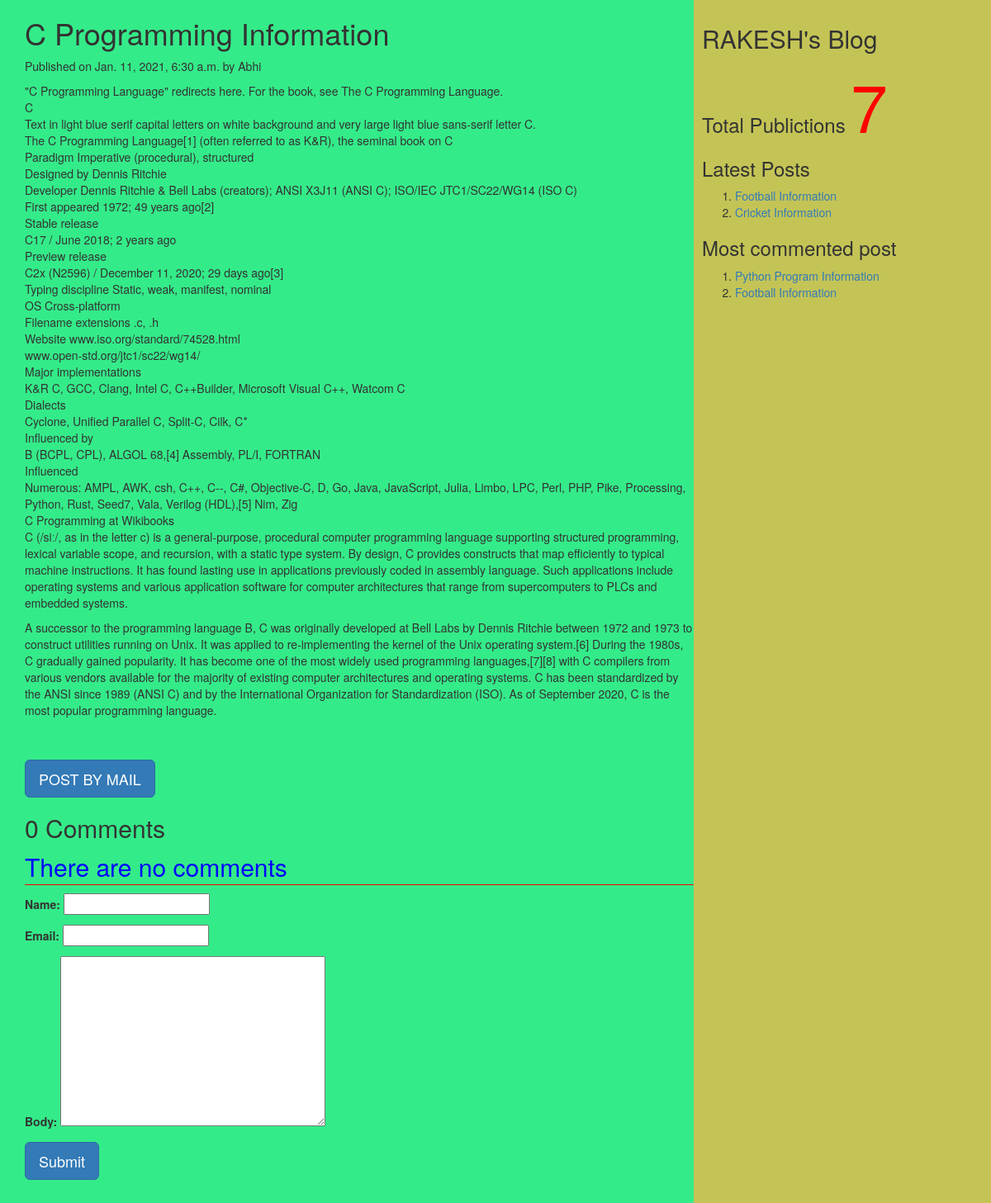
The app's page /2021/01/11/c-programming-information with its own data.
### myApp/models.py (models this page shows, shortened)
class Post(models.Model):
          tags=TaggableManager()
          STATUS_CHOICES=(('draft','Draft'),('published','Published'))
          title=models.CharField(max_length=256)
          slug=models.SlugField(max_length=264,unique_for_date='publish')
          author=models.ForeignKey(User,related_name='blog_posts',on_delete= models.CASCADE)
          body=models.TextField()
          publish=models.DateTimeField(default=timezone.now)
          created=models.DateTimeField(auto_now_add=True)
          updated=models.DateTimeField(auto_now=True)
          status= models.CharField(max_length=10,choices=STATUS_CHOICES,default='draft')
          objects=CustomManager()
          class Meta:
                ordering=('-publish',)
          def get_absolute_url(self):
                return reverse('post_detail',args=[self.publish.year,self.publish.strftime('%m'),self.publish.strftime('%d'),self.slug])

### myApp/views.py (the view, shortened to what this page needs)
# urls.py: url(r'(?P<year>\d{4})/(?P<month>\d{2})/(?P<day>\d{2})/(?P<post>[-\w]+)',views.post_detail_view,name='post_detail'),
def post_detail_view(request,year,month,day,post):
    post=get_object_or_404(Post,slug=post,publish__year=year,publish__month=month,publish__day=day)
    comments=post.comments.filter(active=True)
    csubmit=False
    form=CommentForm()
    d={'post':post,'form':form,'csubmit':csubmit,'comments':comments}
    return render(request,'myApp/post_detail.html',d)

### myApp/forms.py
class CommentForm(forms.ModelForm):
    class Meta:
        model=Comment
        fields=('name','email','body')

### myApp/models.py (called while the page is built)
    def get_queryset(self):
        return super().get_queryset().filter(status='published')

### myApp/templatetags/mytags.py (called while the page is built)
@register.simple_tag
def total_posts():
    return Post.objects.count()

@register.inclusion_tag('myApp/latest_post.html')
def show_latest_posts(count=3):
    latest_posts=Post.objects.order_by('-publish')[:count]
    return {'latest_posts':latest_posts}

@register.simple_tag
def get_most_commented_posts(count=2):
    return Post.objects.annotate(total_comments=Count('comments')).order_by('-total_comments')[:count]

### templates/myApp/post_detail.html (shortened to what this page needs)
<html>
    {%extends 'myApp/parent.html'%}
        {%block content_block%}
        <h1>{{post.title}}</h1>
        <p>Published on {{post.publish}} by {{post.author|title}}</p>
        {{post.body|linebreaks}} <br><br>
        <a href="/{{post.id}}/share" class='btn btn-lg btn-primary'>POST BY MAIL</a>
        {%with comments.count as comments_count%}
        <h2>{{comments_count}} Comment{{comments_count|pluralize}}</h2>
        {%endwith%}
        {%if comments%}
         {%for c in comments%}
         <p>Comment {{forloop.counter}} by {{c.name}}</p>
        <div>{{c.body|linebreaks}}</div>
        <hr>
        {%endfor%}
        {%else%}
         <p style="color:blue;font-size:30px;font-style:bold;border-bottom:1px red solid;">There are no comments</p>
        {%endif%}
         {%if csubmit%}
         <h2>Thank you..Your comment has been added successfully!!</h2>
         {%else%}
         <form  method="post">
           {{form.as_p}}
           <input type="submit" class='btn btn-lg btn-primary' value="Submit">
         </form>
         {%endif%}
        {%endblock%}

### templates/myApp/parent.html (shortened to what this page needs)
<html>
{%load mytags%}
    <head>
        <link rel="stylesheet" href="https://maxcdn.bootstrapcdn.com/bootstrap/3.3.7/css/bootstrap.min.css">
    </head>
    <body>
        <div class="content" style="width:70%;float:left;background-color:#34eb89;height:500%;padding:0 0 0 30px">
              {%block content_block%}
              {%endblock%}
        </div>
        <div class="sidebar" style="width:30%;float:right;background-color:#c4c456;height:500%;padding:10px">
            <h2>RAKESH's Blog</h2>
            <h3>Total Publictions
              <span style="color:red;font-size:80px">
              {%total_posts%}</span>
              <h3>Latest Posts</h3>
              {% show_latest_posts 2 %}
              <h3>Most commented post</h3>
              {%get_most_commented_posts as m%}
              <ol>
                {%for post in m%}
                <li><a href="{{post.get_absolute_url}}">{{post.title}}</a></li>
                {%endfor%}
              </ol>
            </h3>
        </div>
    </body>
</html>

### templates/myApp/latest_post.html
<!DOCTYPE html>
<html lang="en" dir="ltr">
  <body>
    <ol>
    {%for post in latest_posts%}
    <li><a href="{{post.get_absolute_url}}">{{post.title}}</a></li>
    {%endfor%}
    </ol>
  </body>
</html>

### records on screen
Post: title "C Programming Information", publish "Jan. 11, 2021, 6:30 a.m.", author "Abhi", body "\"C Programming Language\" redirects here. For the book, see The C Programming Language. C Text in light blue serif capital letters on white background and very large light blue sans-serif letter C. The C Programming Language[1] (often referred to as K&R), the seminal book on C Paradigm Imperative (procedural), structured Designed by Dennis Ritchie Developer Dennis Ritchie & Bell Labs (creators); ANSI X3J11 (ANSI C); ISO/IEC JTC1/SC22/WG14 (ISO C) First appeared 1972; 49 years ago[2] Stable release C17 / June 2018; 2 years ago Preview release C2x (N2596) / December 11, 2020; 29 days ago[3] Typing discipline Static, weak, manifest, nominal OS Cross-platform Filename extensions .c, .h Website…"
Post: title "Football Information"
Post: title "Cricket Information"
Post: title "Python Program Information"

### other values on screen
{{ comments_count }} "0"
